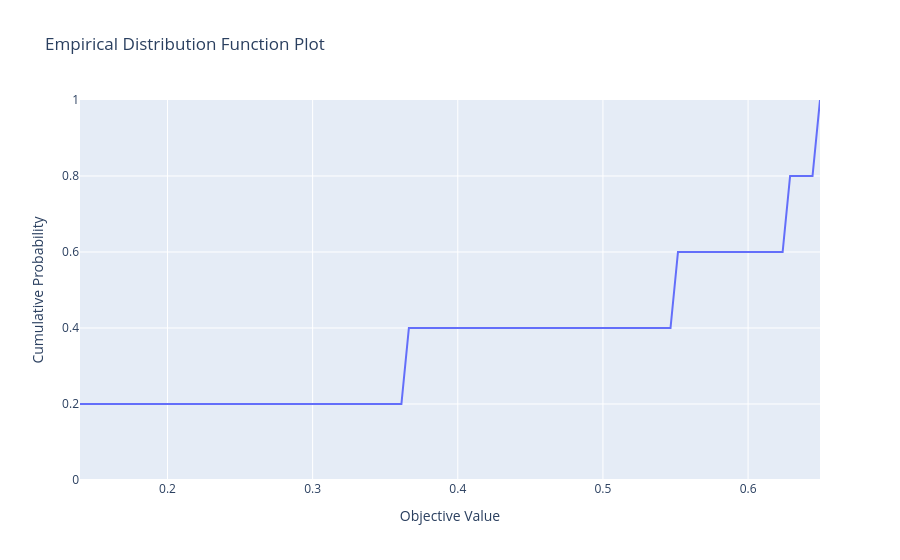

The notebook cell saved with this chart:
### Code cell
#plots the empirical distribution function of the objective.
tm.optuna_plot_edf(study)
